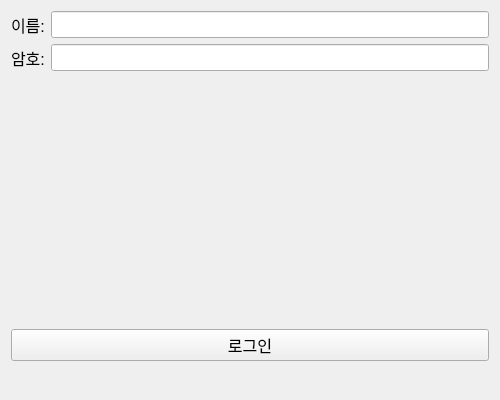
<?xml version="1.0" encoding="UTF-8"?>
<ui version="4.0">
 <class>Form</class>
 <widget class="QWidget" name="Form">
  <property name="geometry">
   <rect>
    <x>0</x>
    <y>0</y>
    <width>500</width>
    <height>400</height>
   </rect>
  </property>
  <property name="font">
   <font>
    <pointsize>12</pointsize>
   </font>
  </property>
  <property name="windowTitle">
   <string>Form</string>
  </property>
  <layout class="QVBoxLayout" name="verticalLayout">
   <item>
    <layout class="QHBoxLayout" name="horizontalLayout">
     <item>
      <widget class="QLabel" name="label">
       <property name="text">
        <string>이름:</string>
       </property>
      </widget>
     </item>
     <item>
      <widget class="QLineEdit" name="lineEdit_username"/>
     </item>
    </layout>
   </item>
   <item>
    <layout class="QHBoxLayout" name="horizontalLayout_2">
     <item>
      <widget class="QLabel" name="label_2">
       <property name="text">
        <string>암호:</string>
       </property>
      </widget>
     </item>
     <item>
      <widget class="QLineEdit" name="lineEdit_password">
       <property name="echoMode">
        <enum>QLineEdit::Password</enum>
       </property>
      </widget>
     </item>
    </layout>
   </item>
   <item>
    <spacer name="verticalSpacer">
     <property name="orientation">
      <enum>Qt::Vertical</enum>
     </property>
     <property name="sizeHint" stdset="0">
      <size>
       <width>20</width>
       <height>40</height>
      </size>
     </property>
    </spacer>
   </item>
   <item>
    <widget class="QPushButton" name="pushButton">
     <property name="text">
      <string>로그인</string>
     </property>
    </widget>
   </item>
   <item>
    <widget class="QLabel" name="label_result">
     <property name="font">
      <font>
       <pointsize>14</pointsize>
      </font>
     </property>
     <property name="text">
      <string/>
     </property>
    </widget>
   </item>
  </layout>
 </widget>
 <resources/>
 <connections/>
</ui>
